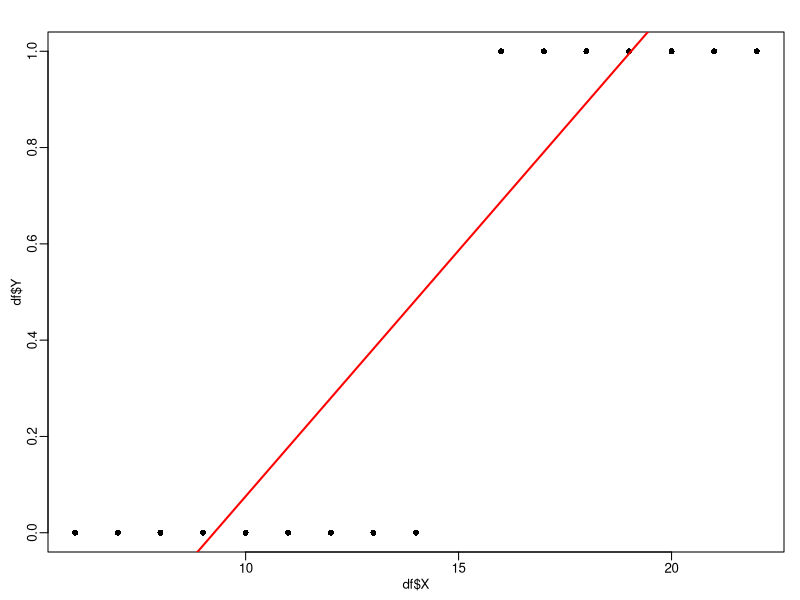

Recreate this plot in R.
library(readxl)
df <- read_excel("Table 15_1.xls", col_names = TRUE, range="b9:D49")

par(mfrow=c(1,1), mar=c(3,3,2,1), mgp=c(1.5,0.5,0), cex=0.8)
plot(df$X, df$Y, pch=16)
abline(lm(df$Y~df$X), lwd=2, col="red")
